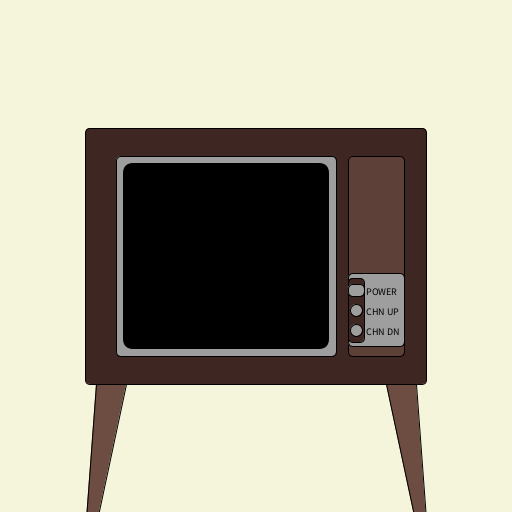
Frame 1 (no input)
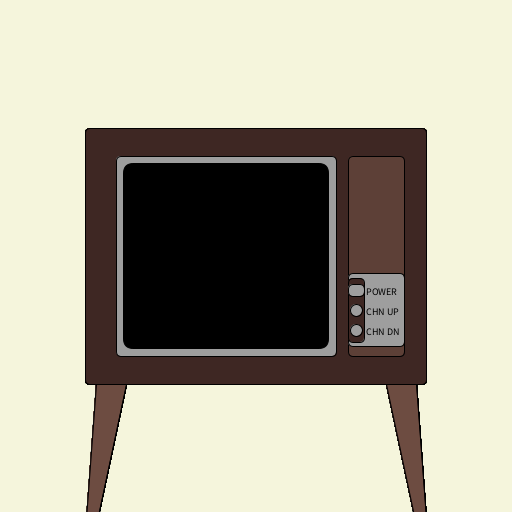
Frame 60 (the mouse pressed at the canvas centre just before this capture)
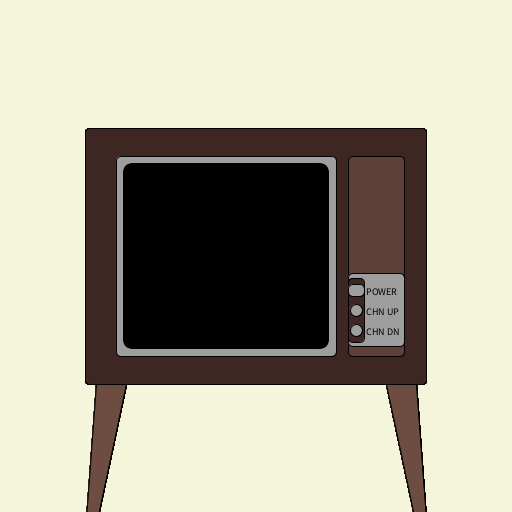
Frame 120 (the mouse held since frame 60 and released just before this capture)

The Processing sketch that drew these frames (run headless with seeded random() and noise(); from frame 60 on, the mouse is pressed at the canvas centre):

// Processing sketch: s19magd150lab05_hall
// ── s19magd150lab05_hall.pde
int channel = 1;
boolean power = false;

//this code is a rough copy of Jeffery Thompson's collision detection examples
float px = 0;
float py = 0;
  
float c1x = 356;//circle center position x
float c1y = 311;//circle center position y
float radius1 = 12;//cricle radius
  
float c2x = 356;//circle center position x
float c2y = 331;//circle center position y
float radius2 = 12;//cricle radius

float rx = 348;
float ry = 285;
float rw = 16;
float rh = 12;

void setup(){
  size(512, 512);
  colorMode(RGB);
  background(245, 245, 220); //beige
}

void tv(){
  //main outer shell
  textSize(10);
  fill(62, 39, 35);
  rectMode(CENTER);
  rect(width / 2, height / 2, (width * 2) / 3, height / 2, 5);
  //perimeter of screen
  fill(158, 158, 158);
  rect(width / 2 - 30, height / 2, (width / 3) + 50, (height / 3) + 30, 5);
  //inner screen
  //used as backdrop for images
  fill(0, 0, 0);
  rect(width / 2 - 30, height / 2, (width / 3) + 35, (height / 3) + 15, 10);
  //panel
  fill(93, 64, 55);
  rect(width / 2 + 120, height / 2, (width / 9), (height / 3) + 30, 5);
  //panel part 2
  //radio wave booglaoo
  fill(158, 158, 158);
  rect(width / 2 + 120, (height / 3) * 2 - 30, (width / 9), (height / 7), 5);
  //panel part 3
  //processing fills me with glee
  fill(62, 39, 35);
  rect(width / 2 + 100, (height / 3) * 2 - 30, (width / 31), (height / 8), 5);
  //the buttons
  fill(158, 158, 158);
  rect(width / 2 + 100, (height / 3) * 2 - 50, (width / 40 + 4), height / 40, 5);
  //power button label
  fill(0,0,0);
  text("POWER", width / 2 + 110, (height / 3) * 2 - 45);
  //ellipse(width / 2 + 100, (height / 3) * 2 - 50, (width / 40), (height / 40));
  //ellipse(width / 2 + 100, (height / 3) * 2 - 30, (width / 40), (height / 40));
  fill(158, 158, 158);
  circle(width / 2 + 100, (height / 3) * 2 - 30, (width / 40));
  fill(0,0,0);
  text("CHN UP", width / 2 + 110, (height / 3) * 2 - 25);
  //ellipse(width / 2 + 100, (height / 3) * 2 - 10, (width / 40), (height / 40));
  fill(158, 158, 158);
  circle(width / 2 + 100, (height / 3) * 2 - 10, (width / 40));
  fill(0,0,0);
  text("CHN DN", width / 2 + 110, (height / 3) * 2 - 5);
  //tv legs
  fill(109, 76, 65);
  triangle(96, 384, 126, 384, 80, 600);
  triangle(416, 384, 386, 384, 432, 600);
  
}

void channelControl(){
  //cycle through screen images
  if(channel == 1){
    //draws the image described in the method drawChannelOne()
    fill(255, 0, 0);
    rect(width / 2 - 30, height / 2, (width / 3) + 35, (height / 3) + 15, 10);
    //drawChannelOne();
  }
  if(channel == 2){
    //draws the image described in the method drawChannelTwo()
    fill(0, 255, 0);
    rect(width / 2 - 30, height / 2, (width / 3) + 35, (height / 3) + 15, 10);
    //drawChannelTwo();
  }
  if(channel == 3){
    //draws the image described in the method drawChannelThree()
    fill(0, 0, 255);
    rect(width / 2 - 30, height / 2, (width / 3) + 35, (height / 3) + 15, 10);
    //drawChannelThree();
  }
}

void buttonChannelUp(){
  //controls behavior when buttonChannelUp is clicked
  channel += 1;
  if(channel > 3){
    channel = 1;
  }
  //puts a darker circle over the button, to give the appearance of being pressed
  fill(97, 97, 97);
  circle(width / 2 + 100, (height / 3) * 2 - 30, (width / 40));
  delay(100);
}

void buttonChannelDown(){
  //controls behavior when buttonChannelDown is clicked
  channel -= 1;
  if(channel < 1){
    channel = 3;
  }
  //puts a darker circle over the button, to give the appearance of being pressed
  fill(97, 97, 97);
  circle(width / 2 + 100, (height / 3) * 2 - 10, (width / 40));
  delay(100);
  
}

//this code full-on COPIED from Jeffery Thompson's collision detection
//http://jeffreythompson.org/collision-detection/point-circle.php
boolean pointCircle(float px, float py, float cx, float cy, float r) {

  // get distance between the point and circle's center
  // using the Pythagorean Theorem
  float distX = px - cx;
  float distY = py - cy;
  float distance = sqrt( (distX*distX) + (distY*distY) );

  // if the distance is less than the circle's
  // radius the point is inside!
  if (distance <= r) {
    return true;
  }
  return false;
}

//this code is ALSO COPIED from Jeffery Thompson's collision detection
//http://jeffreythompson.org/collision-detection/point-rect.php
boolean pointRect(float px, float py, float rx, float ry, float rw, float rh) {
  // is the point inside the rectangle's bounds?
  if (px >= rx &&        // right of the left edge AND
      px <= rx + rw &&   // left of the right edge AND
      py >= ry &&        // below the top AND
      py <= ry + rh) {   // above the bottom
        return true;
  }
  return false;
}

void mouseClicked(){
  boolean hit0 = pointRect(px, py, rx, ry, rw, rh);
  boolean hit1 = pointCircle(px, py, c1x, c1y, radius1);
  boolean hit2 = pointCircle(px, py, c2x, c2y, radius2);
  if(hit0){
    power = !power;
    println("Channel", channel);
    fill(97, 97, 97);
    rect(width / 2 + 100, (height / 3) * 2 - 50, (width / 40 + 4), height / 40, 5);
    delay(100);
    
  }
  
  //button control - channel up
  //darken button while mouse clicked in button location
  //clicked button color to (97, 97, 97)
  if(hit1){
    buttonChannelUp();
    println("Channel", channel);
    //prevents rapid channel switching
    delay(100);
  }
  
  //button control - channel down
  //darken button while mouse clicked in button location
  //clicked button color to (97, 97, 97)
  if(hit2){
    buttonChannelDown();
    println("Channel", channel);
    //prevents rapid channel switching
    delay(100);
  }
}

void draw(){
  px = mouseX;
  py = mouseY;
  //draw tv frame
  tv();
  //draw image on screen
  if(power){
      channelControl();
      fill(255, 0, 0);
      circle(width / 2 + 100, (height / 3) * 2 - 50, 3);
  }
}
